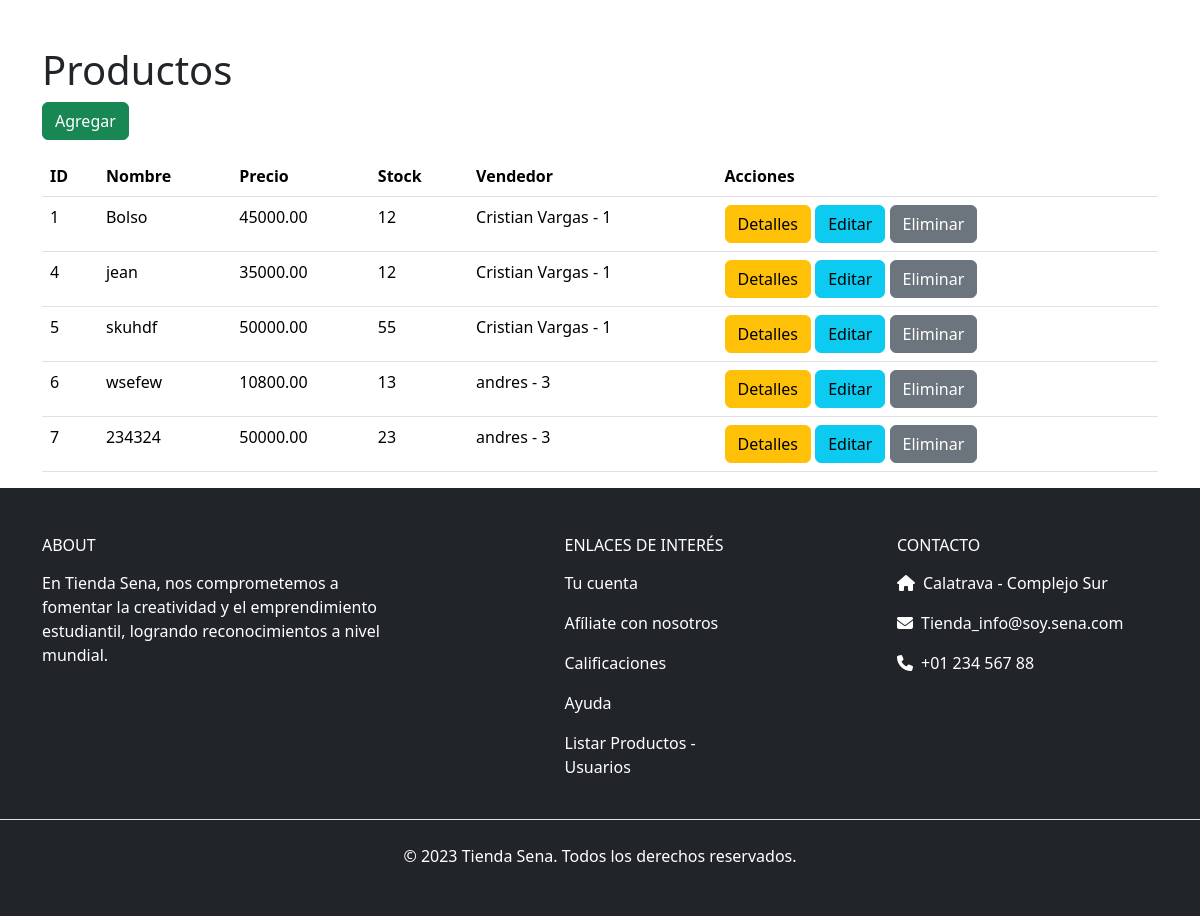
The app's page /productos (lower part), older data.
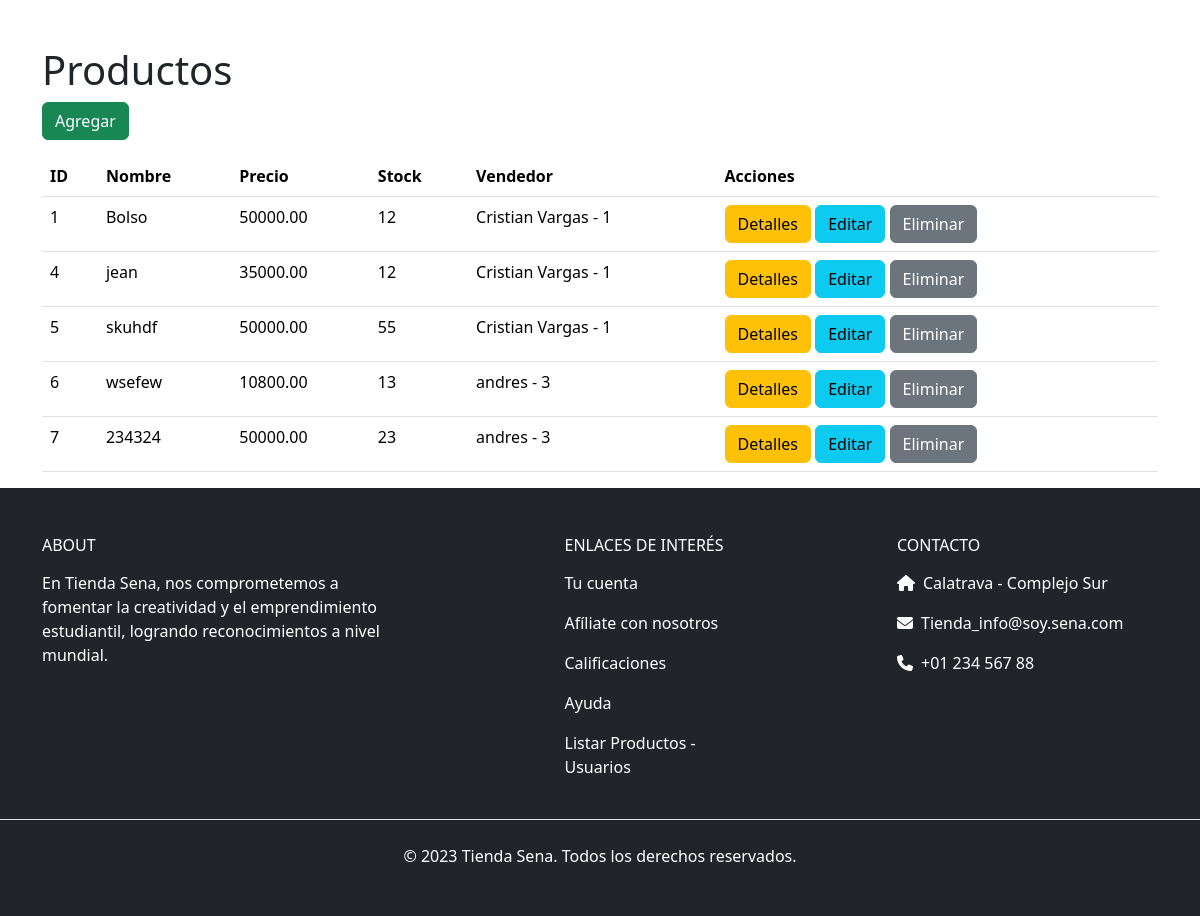
The same page, newer data.
### tienda_sena/models.py (models this page shows, shortened)
class Producto(models.Model):
    nombre = models.CharField(max_length=100)
    descripcion = models.CharField(max_length=254)
    stock = models.IntegerField()
    vendedor = models.ForeignKey('Usuario', on_delete=models.CASCADE)
    CATEGORIAS = (
        (0, ""),
        (1, "Moda"),
        (2, "Tecnologia"),
        (3, "Artesania"),
        (4, "Accesorios"),
        (5, "Servicios"),
        (6, "Otros"),
    )
    categoria = models.IntegerField(choices=CATEGORIAS, default=0, null=True, blank=True)
    COLORES = (
        (0,"Ninguno"),
        (1,"Gris"),
        (2,"Blanco"),
        (3,"Negro"),
        (4,"Amarillo"),
        (5,"Azul"),
        (6,"Rojo"),
    )
    color = models.IntegerField(choices=COLORES, default=0, null=True, blank=True)
    en_oferta = models.BooleanField(default=False)
    precio_original = models.DecimalField(max_digits=10, decimal_places=2, null=True, blank=True)
    descuento = models.DecimalField(max_digits=5, decimal_places=2, default=0)
    @property
    def precio(self):
        if self.en_oferta and self.descuento > 0:
            return round(self.precio_original - (self.precio_original * self.descuento / Decimal(100)), 2)
        return self.precio_original

class Usuario(models.Model):
    nombre_apellido = models.CharField(max_length=150)
    correo = models.CharField(max_length=254)
    password = models.CharField(max_length=254)
    ROLES = (
        (1, "Administrador"),
        (2, "Cliente"),
        (3, "Vendedor"),
    )
    rol = models.IntegerField(choices=ROLES, default=2)
    imagen_perfil = models.ImageField(upload_to='usuarios/', null=True, blank=True)  # Campo para la foto de perfil
    def __str__(self):
        return f"{self.nombre_apellido} - {self.rol}"

### tienda_sena/views.py (the view)
# urls.py: path('productos', views.productos, name='productos'),
def productos(request):
    q = Producto.objects.all()
    contexto = { "data": q }
    return render(request, "administrador/productos/listar_productos.html", contexto)

### tienda_sena/context_processors.py (called while the page is built)
def categorias(request):
    categorias = Producto.CATEGORIAS
    return {'categorias': categorias}

def colores(request):
    colores = Producto.COLORES
    return {'colores': colores}

### tienda_sena/templates/administrador/productos/listar_productos.html (shortened to what this page needs)
{% extends 'bases/base.html' %}
{% load static %}
{% block main %}
<div class="d-flex flex-wrap content">
    <div class="container mt-5">
        <h1>Productos</h1>
        <a href="{% url 'agregar_producto' %}" class="btn btn-success mb-3">Agregar</a>
        <table class="table">
            <thead>
                <tr>
                    <th>ID</th>
                    <th>Nombre</th>
                    <th>Precio</th>
                    <th>Stock</th>
                    <th>Vendedor</th>
                    <th>Acciones</th>
                </tr>
            </thead>
            <tbody>
                {% for x in data %}
                <tr>
                    <td>{{ x.id }}</td>
                    <td>{{ x.nombre }}</td>
                    <td>{{ x.precio }}</td>
                    <td>{{ x.stock }}</td>
                    <td>{{ x.vendedor }}</td>
                    <td>
                        <a href="#" class="btn btn-warning">Detalles</a>
                        <a href="{% url 'editar_producto' %}" class="btn btn-info">Editar</a>
                        <a href="{% url 'eliminar_producto' %}" class="btn btn-secondary">Eliminar</a>
                    </td>
                </tr>
                {% endfor %}
            </tbody>
        </table>
    </div>
</div>
{% endblock %}

Row changes from the older to the newer data that the page shows:
changed Producto "Bolso": precio "45000.00" → "50000.00"
